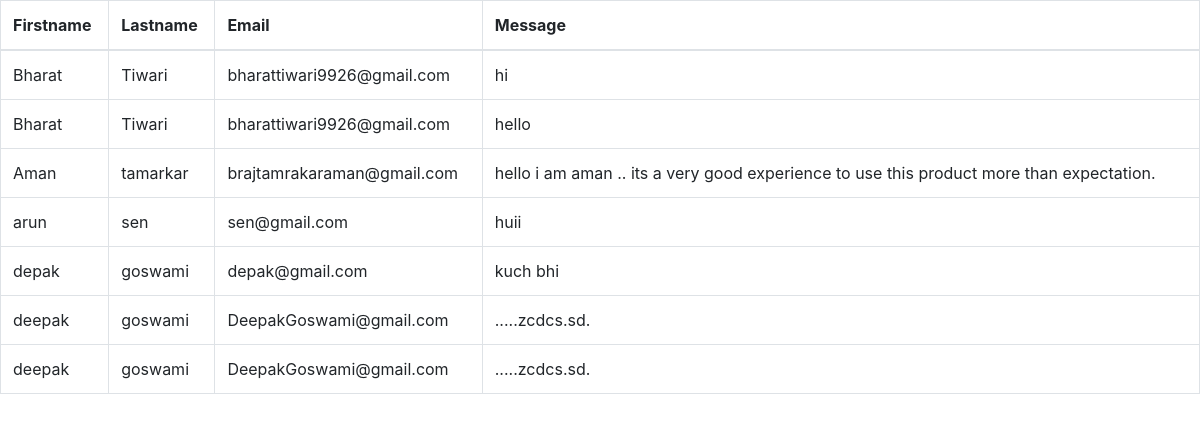
The app's page /info/ with its own data.
### product/models.py (models this page shows, shortened)
class ContactUs(models.Model):
    firstName = models.CharField(max_length=150,null=True,blank=True)
    lastName = models.CharField(max_length=150,null=True,blank=True)
    email = models.EmailField(max_length=254,null=True,blank=True)
    message  =models.TextField(max_length=5000,null=True,blank=True)

### product/views.py (the view)
# urls.py: path("info/",Info, name= 'info'),
def Info(request):
    cinfo = ContactUs.objects.all()
    d = {
        "data": cinfo
    }
    return render(request, "contactUs_data.html",d)

### product/templates/contactUs_data.html (shortened to what this page needs)
<!doctype html>
<html lang="en">
  <head>
    <link rel="stylesheet" href="https://stackpath.bootstrapcdn.com/bootstrap/4.4.1/css/bootstrap.min.css">
  </head>
  <body>
  <table class="table table-bordered">
    <thead>
      <tr>
        <th>Firstname</th>
        <th>Lastname</th>
        <th>Email</th>
        <th>Message</th>
      </tr>
    </thead>
    <tbody>
    {% for i in data %}
      <tr>
        <td>{{ i.firstName }}</td>
        <td>{{ i.lastName }}</td>
        <td>{{ i.email }}</td>
        <td>{{ i.message }}</td>
      </tr>
    {% endfor %}
    </tbody>
  </table>
  </body>
</html>

### records on screen
ContactUs: firstName "Bharat", lastName "Tiwari", email "bharattiwari9926@gmail.com", message "hi"
ContactUs: firstName "Bharat", lastName "Tiwari", email "bharattiwari9926@gmail.com", message "hello"
ContactUs: firstName "Aman", lastName "tamarkar", email "brajtamrakaraman@gmail.com", message "hello i am aman .. its a very good experience to use this product more than expectation."
ContactUs: firstName "arun", lastName "sen", email "sen@gmail.com", message "huii"
ContactUs: firstName "depak", lastName "goswami", email "depak@gmail.com", message "kuch bhi"
ContactUs: firstName "deepak", lastName "goswami", email "DeepakGoswami@gmail.com", message ".....zcdcs.sd."
ContactUs: firstName "deepak", lastName "goswami", email "DeepakGoswami@gmail.com", message ".....zcdcs.sd."
